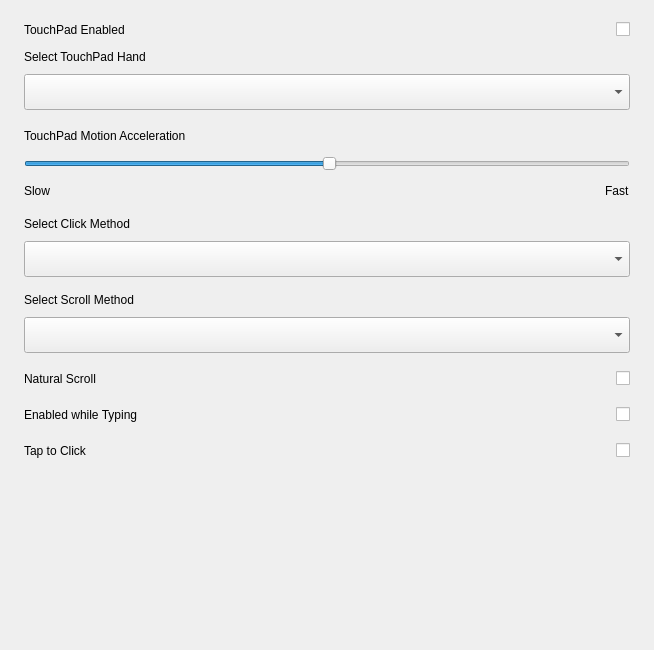
<?xml version="1.0" encoding="UTF-8"?>
<ui version="4.0">
 <class>TouchPadPage</class>
 <widget class="QWidget" name="TouchPadPage">
  <property name="geometry">
   <rect>
    <x>0</x>
    <y>0</y>
    <width>654</width>
    <height>650</height>
   </rect>
  </property>
  <property name="windowTitle">
   <string>Form</string>
  </property>
  <layout class="QVBoxLayout" name="verticalLayout_2">
   <property name="spacing">
    <number>0</number>
   </property>
   <property name="leftMargin">
    <number>0</number>
   </property>
   <property name="topMargin">
    <number>0</number>
   </property>
   <property name="rightMargin">
    <number>0</number>
   </property>
   <property name="bottomMargin">
    <number>0</number>
   </property>
   <item>
    <widget class="QScrollArea" name="scrollArea">
     <property name="frameShape">
      <enum>QFrame::NoFrame</enum>
     </property>
     <property name="widgetResizable">
      <bool>true</bool>
     </property>
     <widget class="QWidget" name="scrollAreaWidgetContents">
      <property name="geometry">
       <rect>
        <x>0</x>
        <y>0</y>
        <width>654</width>
        <height>650</height>
       </rect>
      </property>
      <layout class="QVBoxLayout" name="verticalLayout">
       <property name="spacing">
        <number>10</number>
       </property>
       <property name="leftMargin">
        <number>24</number>
       </property>
       <property name="topMargin">
        <number>20</number>
       </property>
       <property name="rightMargin">
        <number>24</number>
       </property>
       <property name="bottomMargin">
        <number>40</number>
       </property>
       <item>
        <widget class="QWidget" name="widget_tp_disable_touchpad" native="true">
         <layout class="QHBoxLayout" name="horizontalLayout_3">
          <property name="spacing">
           <number>0</number>
          </property>
          <property name="leftMargin">
           <number>0</number>
          </property>
          <property name="topMargin">
           <number>0</number>
          </property>
          <property name="rightMargin">
           <number>0</number>
          </property>
          <property name="bottomMargin">
           <number>0</number>
          </property>
          <item>
           <widget class="QLabel" name="label_tp_disable_touchpad">
            <property name="text">
             <string>TouchPad Enabled</string>
            </property>
           </widget>
          </item>
          <item>
           <spacer name="horizontalSpacer_4">
            <property name="orientation">
             <enum>Qt::Horizontal</enum>
            </property>
            <property name="sizeHint" stdset="0">
             <size>
              <width>462</width>
              <height>20</height>
             </size>
            </property>
           </spacer>
          </item>
          <item>
           <widget class="KiranSwitchButton" name="checkBox_tp_disable_touchpad">
            <property name="text">
             <string/>
            </property>
           </widget>
          </item>
         </layout>
        </widget>
       </item>
       <item>
        <widget class="QWidget" name="widget_tp_hand_mode" native="true">
         <layout class="QVBoxLayout" name="verticalLayout_8">
          <property name="spacing">
           <number>10</number>
          </property>
          <property name="leftMargin">
           <number>0</number>
          </property>
          <property name="topMargin">
           <number>0</number>
          </property>
          <property name="rightMargin">
           <number>0</number>
          </property>
          <property name="bottomMargin">
           <number>0</number>
          </property>
          <item>
           <widget class="QLabel" name="label_tp_hand_mode">
            <property name="text">
             <string>Select TouchPad Hand</string>
            </property>
           </widget>
          </item>
          <item>
           <widget class="QComboBox" name="comboBox_tp_hand_mode">
            <property name="minimumSize">
             <size>
              <width>0</width>
              <height>36</height>
             </size>
            </property>
            <property name="maximumSize">
             <size>
              <width>16777215</width>
              <height>36</height>
             </size>
            </property>
           </widget>
          </item>
         </layout>
        </widget>
       </item>
       <item>
        <widget class="QWidget" name="widget_tp_move_speed" native="true">
         <layout class="QVBoxLayout" name="verticalLayout_9">
          <property name="spacing">
           <number>10</number>
          </property>
          <property name="leftMargin">
           <number>0</number>
          </property>
          <property name="topMargin">
           <number>6</number>
          </property>
          <property name="rightMargin">
           <number>0</number>
          </property>
          <property name="bottomMargin">
           <number>0</number>
          </property>
          <item>
           <layout class="QHBoxLayout" name="horizontalLayout_4">
            <property name="spacing">
             <number>0</number>
            </property>
            <item>
             <widget class="QLabel" name="label_tp_move_speed">
              <property name="text">
               <string>TouchPad Motion Acceleration</string>
              </property>
             </widget>
            </item>
            <item>
             <spacer name="horizontalSpacer_5">
              <property name="orientation">
               <enum>Qt::Horizontal</enum>
              </property>
              <property name="sizeHint" stdset="0">
               <size>
                <width>40</width>
                <height>20</height>
               </size>
              </property>
             </spacer>
            </item>
           </layout>
          </item>
          <item>
           <widget class="QSlider" name="slider_tp_speed">
            <property name="singleStep">
             <number>50</number>
            </property>
            <property name="pageStep">
             <number>50</number>
            </property>
            <property name="value">
             <number>50</number>
            </property>
            <property name="orientation">
             <enum>Qt::Horizontal</enum>
            </property>
           </widget>
          </item>
          <item>
           <layout class="QHBoxLayout" name="horizontalLayout">
            <property name="spacing">
             <number>0</number>
            </property>
            <item>
             <widget class="QLabel" name="label">
              <property name="text">
               <string>Slow</string>
              </property>
             </widget>
            </item>
            <item>
             <spacer name="horizontalSpacer">
              <property name="orientation">
               <enum>Qt::Horizontal</enum>
              </property>
              <property name="sizeHint" stdset="0">
               <size>
                <width>40</width>
                <height>20</height>
               </size>
              </property>
             </spacer>
            </item>
            <item>
             <widget class="QLabel" name="label_2">
              <property name="text">
               <string>Fast</string>
              </property>
             </widget>
            </item>
           </layout>
          </item>
         </layout>
        </widget>
       </item>
       <item>
        <widget class="QWidget" name="widget_tp_click_mode" native="true">
         <layout class="QVBoxLayout" name="verticalLayout_11">
          <property name="spacing">
           <number>10</number>
          </property>
          <property name="leftMargin">
           <number>0</number>
          </property>
          <property name="topMargin">
           <number>6</number>
          </property>
          <property name="rightMargin">
           <number>0</number>
          </property>
          <property name="bottomMargin">
           <number>0</number>
          </property>
          <item>
           <widget class="QLabel" name="label_tp_click_mode">
            <property name="text">
             <string>Select Click Method</string>
            </property>
           </widget>
          </item>
          <item>
           <widget class="QComboBox" name="comboBox_tp_click_mode">
            <property name="minimumSize">
             <size>
              <width>0</width>
              <height>36</height>
             </size>
            </property>
            <property name="maximumSize">
             <size>
              <width>16777215</width>
              <height>36</height>
             </size>
            </property>
           </widget>
          </item>
         </layout>
        </widget>
       </item>
       <item>
        <widget class="QWidget" name="widget_tp_move_win_mode" native="true">
         <layout class="QVBoxLayout" name="verticalLayout_12">
          <property name="spacing">
           <number>10</number>
          </property>
          <property name="leftMargin">
           <number>0</number>
          </property>
          <property name="topMargin">
           <number>6</number>
          </property>
          <property name="rightMargin">
           <number>0</number>
          </property>
          <property name="bottomMargin">
           <number>0</number>
          </property>
          <item>
           <widget class="QLabel" name="label_tp_move_win_mode">
            <property name="text">
             <string>Select Scroll Method</string>
            </property>
           </widget>
          </item>
          <item>
           <widget class="QComboBox" name="comboBox_tp_move_win_mode">
            <property name="minimumSize">
             <size>
              <width>0</width>
              <height>36</height>
             </size>
            </property>
            <property name="maximumSize">
             <size>
              <width>16777215</width>
              <height>36</height>
             </size>
            </property>
           </widget>
          </item>
         </layout>
        </widget>
       </item>
       <item>
        <widget class="QWidget" name="widget_tp_natural_scroll" native="true">
         <layout class="QHBoxLayout" name="horizontalLayout_6">
          <property name="spacing">
           <number>0</number>
          </property>
          <property name="leftMargin">
           <number>0</number>
          </property>
          <property name="topMargin">
           <number>6</number>
          </property>
          <property name="rightMargin">
           <number>0</number>
          </property>
          <property name="bottomMargin">
           <number>0</number>
          </property>
          <item>
           <widget class="QLabel" name="label_tp_natural_scroll">
            <property name="text">
             <string>Natural Scroll</string>
            </property>
           </widget>
          </item>
          <item>
           <spacer name="horizontalSpacer_7">
            <property name="orientation">
             <enum>Qt::Horizontal</enum>
            </property>
            <property name="sizeHint" stdset="0">
             <size>
              <width>490</width>
              <height>20</height>
             </size>
            </property>
           </spacer>
          </item>
          <item>
           <widget class="KiranSwitchButton" name="checkBox_tp_natural_scroll">
            <property name="text">
             <string/>
            </property>
           </widget>
          </item>
         </layout>
        </widget>
       </item>
       <item>
        <widget class="QWidget" name="widget_disable_while_typing" native="true">
         <layout class="QHBoxLayout" name="horizontalLayout_8">
          <property name="spacing">
           <number>0</number>
          </property>
          <property name="leftMargin">
           <number>0</number>
          </property>
          <property name="topMargin">
           <number>6</number>
          </property>
          <property name="rightMargin">
           <number>0</number>
          </property>
          <property name="bottomMargin">
           <number>0</number>
          </property>
          <item>
           <widget class="QLabel" name="label_disable_while_typing">
            <property name="text">
             <string>Enabled while Typing</string>
            </property>
           </widget>
          </item>
          <item>
           <spacer name="horizontalSpacer_9">
            <property name="orientation">
             <enum>Qt::Horizontal</enum>
            </property>
            <property name="sizeHint" stdset="0">
             <size>
              <width>447</width>
              <height>20</height>
             </size>
            </property>
           </spacer>
          </item>
          <item>
           <widget class="KiranSwitchButton" name="checkBox_disable_while_typing">
            <property name="text">
             <string/>
            </property>
           </widget>
          </item>
         </layout>
        </widget>
       </item>
       <item>
        <widget class="QWidget" name="widget_tap_to_click" native="true">
         <layout class="QHBoxLayout" name="horizontalLayout_7">
          <property name="spacing">
           <number>0</number>
          </property>
          <property name="leftMargin">
           <number>0</number>
          </property>
          <property name="topMargin">
           <number>6</number>
          </property>
          <property name="rightMargin">
           <number>0</number>
          </property>
          <property name="bottomMargin">
           <number>0</number>
          </property>
          <item>
           <widget class="QLabel" name="label_tap_to_click">
            <property name="text">
             <string>Tap to Click</string>
            </property>
           </widget>
          </item>
          <item>
           <spacer name="horizontalSpacer_8">
            <property name="orientation">
             <enum>Qt::Horizontal</enum>
            </property>
            <property name="sizeHint" stdset="0">
             <size>
              <width>502</width>
              <height>20</height>
             </size>
            </property>
           </spacer>
          </item>
          <item>
           <widget class="KiranSwitchButton" name="checkBox_tap_to_click">
            <property name="text">
             <string/>
            </property>
           </widget>
          </item>
         </layout>
        </widget>
       </item>
       <item>
        <spacer name="verticalSpacer_2">
         <property name="orientation">
          <enum>Qt::Vertical</enum>
         </property>
         <property name="sizeHint" stdset="0">
          <size>
           <width>20</width>
           <height>29</height>
          </size>
         </property>
        </spacer>
       </item>
      </layout>
     </widget>
    </widget>
   </item>
  </layout>
 </widget>
 <customwidgets>
  <customwidget>
   <class>KiranSwitchButton</class>
   <extends>QCheckBox</extends>
   <header>kiranwidgets-qt5/kiran-switch-button.h</header>
  </customwidget>
 </customwidgets>
 <resources/>
 <connections/>
</ui>
